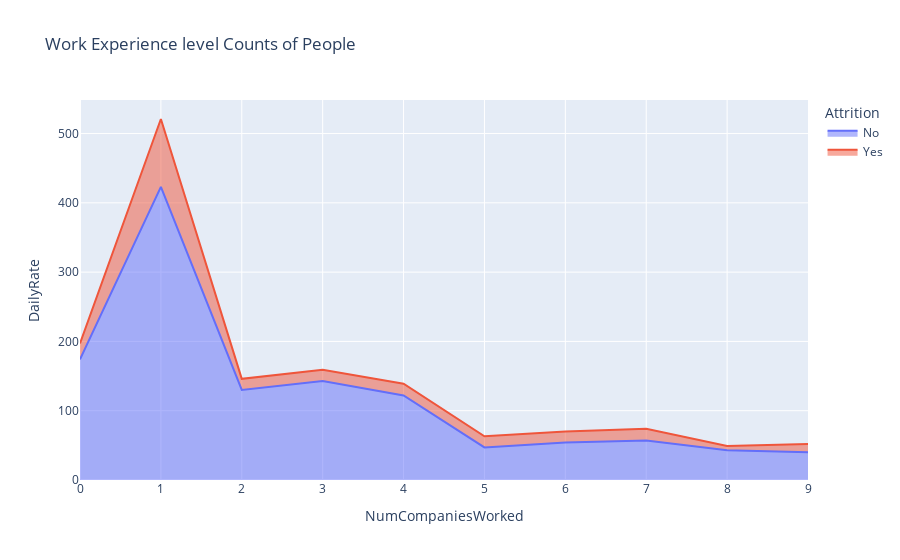

The cell this chart's notebook holds for it:
### Markdown cell above
# How does work experience affect attrition?

### Code cell
ncwrd_attrition=data.groupby(['NumCompaniesWorked','Attrition']).count()['DailyRate'].reset_index()
px.area(ncwrd_attrition,x='NumCompaniesWorked',y='DailyRate',color='Attrition',title='Work Experience level Counts of People')

### Figure 1 — Plotly figure (JSON) as saved in the notebook; plotly's stock layout.template omitted (floating-point values rounded to 4 significant figures)
{"data": [{"fillpattern": {"shape": ""}, "hovertemplate": "Attrition=No<br>NumCompaniesWorked=%{x}<br>DailyRate=%{y}<extra></extra>", "legendgroup": "No", "line": {"color": "#636efa"}, "marker": {"symbol": "circle"}, "mode": "lines", "name": "No", "orientation": "v", "showlegend": true, "stackgroup": "1", "type": "scatter", "x": [0, 1, 2, 3, 4, 5, 6, 7, 8, 9], "xaxis": "x", "y": [174, 423, 130, 143, 122, 47, 54, 57, 43, 40], "yaxis": "y"}, {"fillpattern": {"shape": ""}, "hovertemplate": "Attrition=Yes<br>NumCompaniesWorked=%{x}<br>DailyRate=%{y}<extra></extra>", "legendgroup": "Yes", "line": {"color": "#EF553B"}, "marker": {"symbol": "circle"}, "mode": "lines", "name": "Yes", "orientation": "v", "showlegend": true, "stackgroup": "1", "type": "scatter", "x": [0, 1, 2, 3, 4, 5, 6, 7, 8, 9], "xaxis": "x", "y": [23, 98, 16, 16, 17, 16, 16, 17, 6, 12], "yaxis": "y"}], "layout": {"legend": {"title": {"text": "Attrition"}, "tracegroupgap": 0}, "title": {"text": "Work Experience level Counts of People"}, "xaxis": {"anchor": "y", "domain": [0, 1], "title": {"text": "NumCompaniesWorked"}}, "yaxis": {"anchor": "x", "domain": [0, 1], "title": {"text": "DailyRate"}}}}
